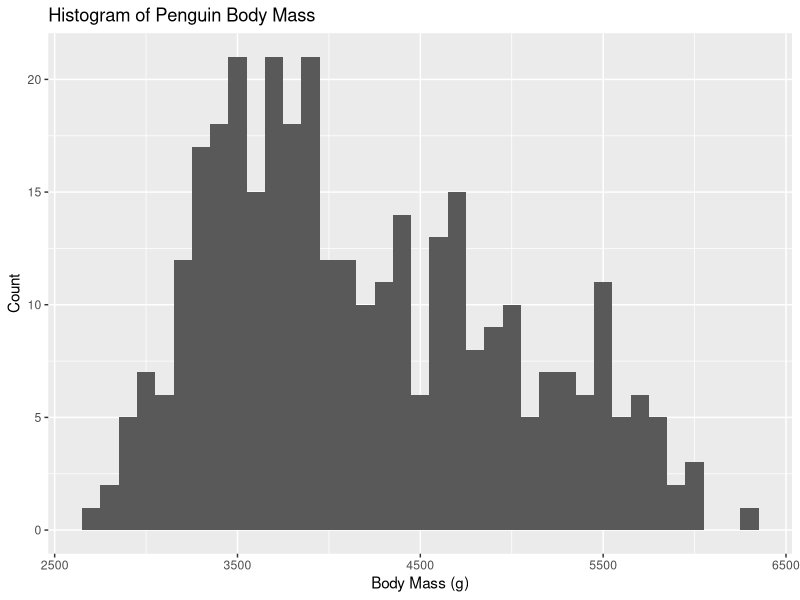
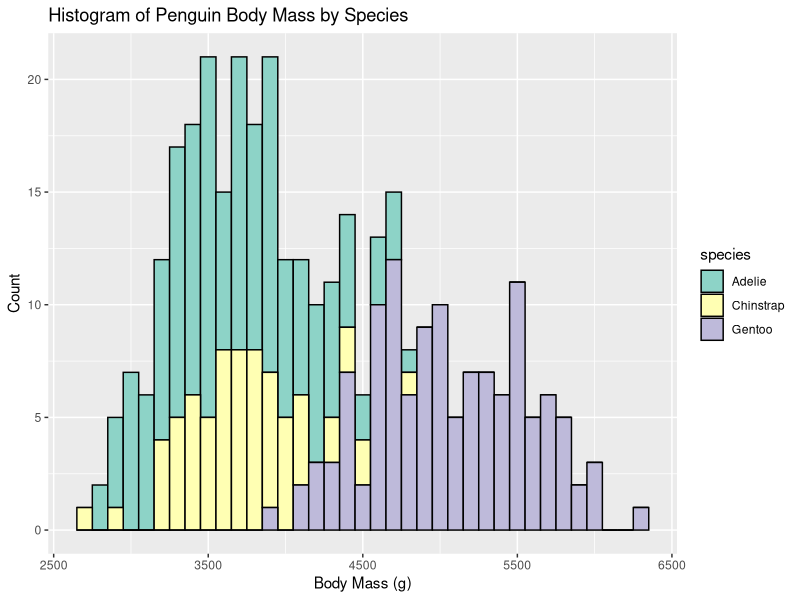
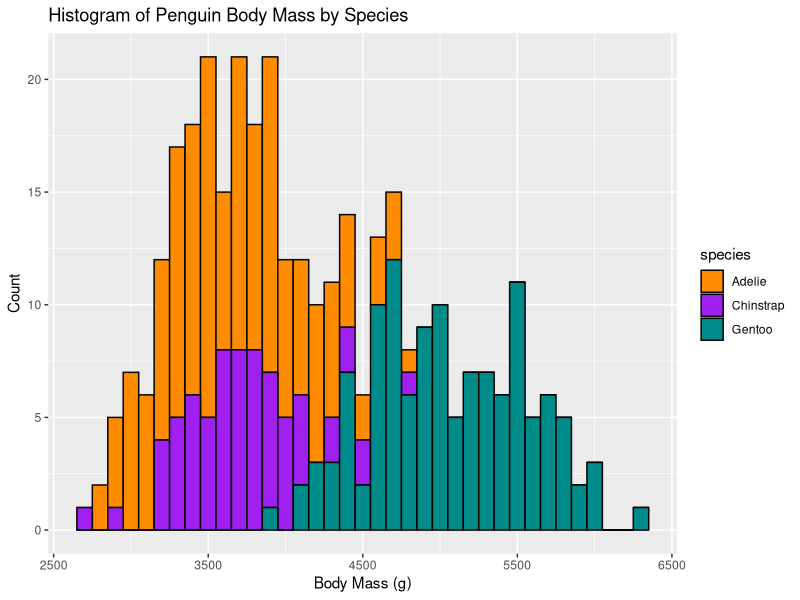
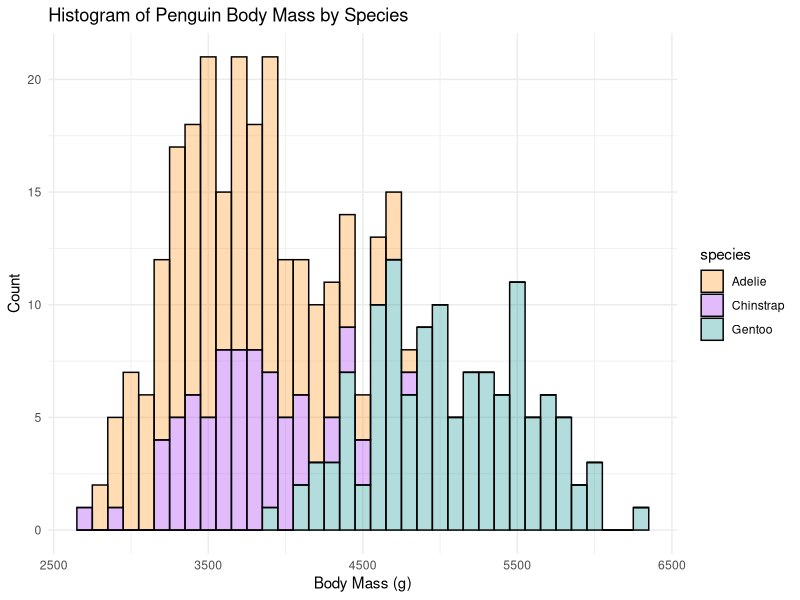
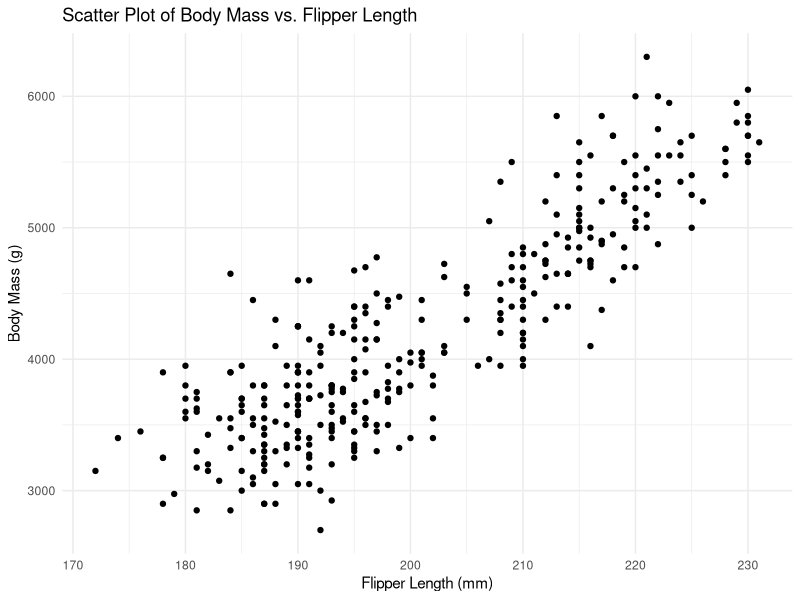
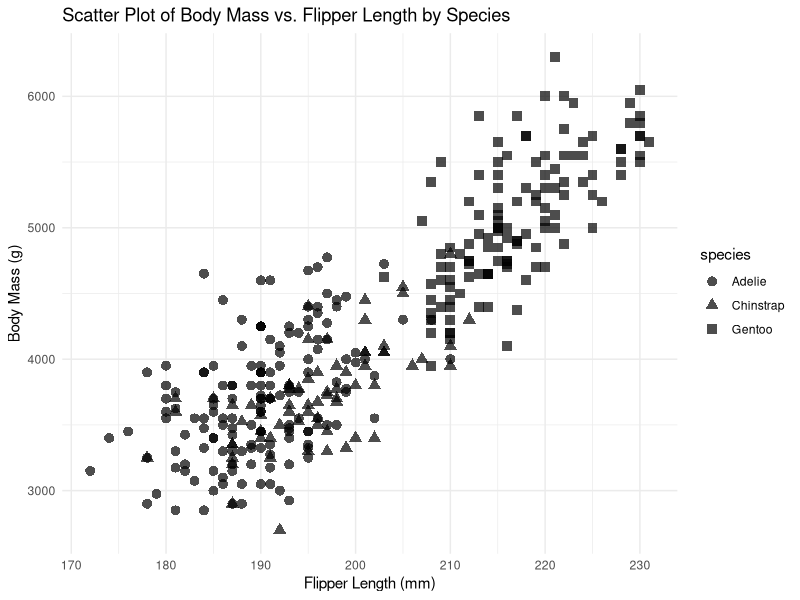
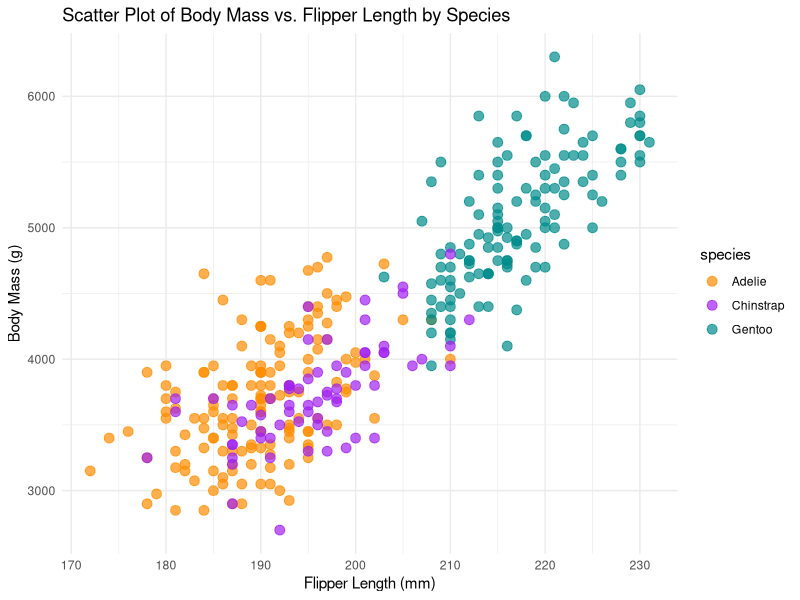
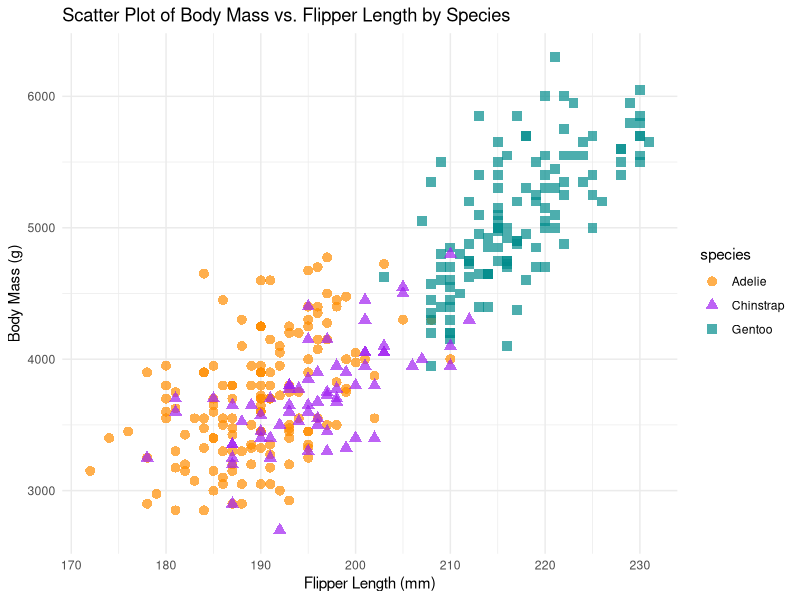

The R script that drew these images, in order:
install.packages(c("tidyverse", "sf", "emo", "janitor", "palmerpenguins", "usethis", "lubridate"))
library(dplyr)
library(palmerpenguins)
library(tidyverse)

data(penguins)
head(penguins, n=20)
glimpse(penguins)

##Question 1
filtered_penguins <- penguins %>% filter(!is.na(sex)) %>% select(species, island, bill_length_mm, body_mass_g)
filtered_penguins

##Question 2
num_penguins <- penguins %>% count()
num_penguins
num_speices <- penguins %>% count(species)
num_speices
num_island <- penguins %>% count(island)
num_island
num_speices.island <- penguins %>% count(species, island)
num_speices.island

##Question 3
overall_mean_mass <- penguins %>% summarize(mean_body_mass = mean(body_mass_g, na.rm = TRUE))
overall_mean_mass
species_mean_mass <- penguins %>% group_by(species) %>% summarize(mean_body_mass = mean(body_mass_g, na.rm = TRUE))
species_mean_mass
species_mean_traits <- penguins %>% group_by(species) %>% summarize(mean_bill_length = mean(bill_length_mm, na.rm = TRUE), mean_body_mass = mean(body_mass_g, na.rm = TRUE))
species_mean_traits


# Data Visualization
# Q1
penguins %>%
  ggplot(aes(x = body_mass_g)) +
  geom_histogram(binwidth = 100) +
  labs(x = "Body Mass (g)", y = "Count") +
  ggtitle("Histogram of Penguin Body Mass")


penguins %>%
  ggplot(aes(x = body_mass_g, fill = species)) +
  geom_histogram(binwidth = 100, color = "black") +
  labs(x = "Body Mass (g)", y = "Count") +
  ggtitle("Histogram of Penguin Body Mass by Species") +
  scale_fill_brewer(palette = "Set3")

custom_colors <- c("darkorange", "purple", "cyan4")

# Create a histogram of body mass with custom fill colors
penguins %>%
  ggplot(aes(x = body_mass_g, fill = species)) +
  geom_histogram(binwidth = 100, color = "black") +
  labs(x = "Body Mass (g)", y = "Count") +
  ggtitle("Histogram of Penguin Body Mass by Species") +
  scale_fill_manual(values = custom_colors)


# Define custom fill colors
custom_colors <- c("darkorange", "purple", "cyan4")

# Create a histogram of body mass with custom fill colors and transparency
penguins %>%
  ggplot(aes(x = body_mass_g, fill = species)) +
  geom_histogram(binwidth = 100, color = "black", alpha = 0.3) +  # Adjust transparency here
  labs(x = "Body Mass (g)", y = "Count") +
  ggtitle("Histogram of Penguin Body Mass by Species") +
  scale_fill_manual(values = custom_colors) +
  theme_minimal()


# Q2
penguins %>%
  ggplot(aes(x = flipper_length_mm, y = body_mass_g)) +
  geom_point() +
  labs(
    x = "Flipper Length (mm)",
    y = "Body Mass (g)",
    title = "Scatter Plot of Body Mass vs. Flipper Length"
  ) +
  theme_minimal()

penguins %>%
  ggplot(aes(x = flipper_length_mm, y = body_mass_g, shape = species)) +
  geom_point(size = 3, alpha = 0.7) +
 # Define different point shapes for each species
  labs(
    x = "Flipper Length (mm)",
    y = "Body Mass (g)",
    title = "Scatter Plot of Body Mass vs. Flipper Length by Species"
  ) +
  theme_minimal()

penguins %>%
  ggplot(aes(x = flipper_length_mm, y = body_mass_g, color = species)) +
  geom_point(size = 3, alpha = 0.7) +
  scale_color_manual(values = c("darkorange", "purple", "cyan4")) +  # Define different colors for each species
  labs(
    x = "Flipper Length (mm)",
    y = "Body Mass (g)",
    title = "Scatter Plot of Body Mass vs. Flipper Length by Species"
  ) +
  theme_minimal()

penguins %>%
  ggplot(aes(x = flipper_length_mm, y = body_mass_g, color = species, shape = species)) +
  geom_point(size = 3, alpha = 0.7) +
  scale_color_manual(values = c("darkorange", "purple", "cyan4")) +  # Define different colors for each species
  # Define different point sizes for each species
  labs(
    x = "Flipper Length (mm)",
    y = "Body Mass (g)",
    title = "Scatter Plot of Body Mass vs. Flipper Length by Species"
  ) +
  theme_minimal()





